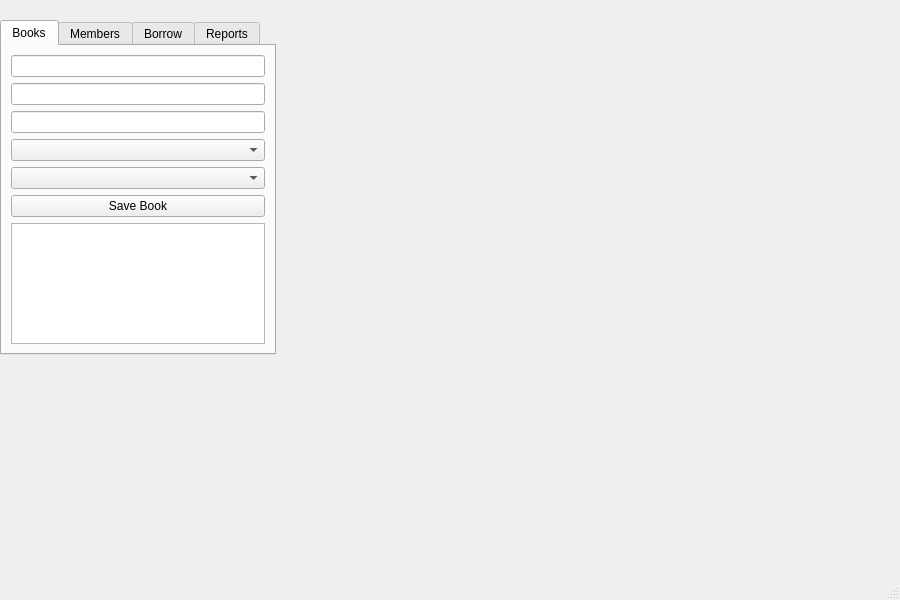
<?xml version="1.0" encoding="UTF-8"?>
<ui version="4.0">
 <class>MainWindow</class>
 <widget class="QMainWindow" name="MainWindow">
  <property name="geometry">
   <rect>
    <x>0</x>
    <y>0</y>
    <width>900</width>
    <height>600</height>
   </rect>
  </property>
  <property name="minimumSize">
   <size>
    <width>900</width>
    <height>600</height>
   </size>
  </property>
  <property name="windowTitle">
   <string>MainWindow</string>
  </property>
  <widget class="QWidget" name="centralwidget">
   <widget class="QTabWidget" name="tabWidget">
    <property name="geometry">
     <rect>
      <x>0</x>
      <y>20</y>
      <width>276</width>
      <height>335</height>
     </rect>
    </property>
    <property name="currentIndex">
     <number>0</number>
    </property>
    <widget class="QWidget" name="tab">
     <attribute name="title">
      <string>Books</string>
     </attribute>
     <layout class="QVBoxLayout" name="verticalLayout">
      <item>
       <widget class="QLineEdit" name="lineEditTitle"/>
      </item>
      <item>
       <widget class="QLineEdit" name="lineEditIsbn"/>
      </item>
      <item>
       <widget class="QLineEdit" name="lineEditCopies"/>
      </item>
      <item>
       <widget class="QComboBox" name="comboAuthor"/>
      </item>
      <item>
       <widget class="QComboBox" name="comboCategory"/>
      </item>
      <item>
       <widget class="QPushButton" name="btnSaveBook">
        <property name="text">
         <string>Save Book</string>
        </property>
       </widget>
      </item>
      <item>
       <widget class="QTableView" name="booksTableView"/>
      </item>
     </layout>
    </widget>
    <widget class="QWidget" name="tab_3">
     <attribute name="title">
      <string>Members</string>
     </attribute>
     <layout class="QVBoxLayout" name="verticalLayout_2">
      <item>
       <widget class="QTableView" name="membersTableView"/>
      </item>
     </layout>
    </widget>
    <widget class="QWidget" name="tab_4">
     <attribute name="title">
      <string>Borrow</string>
     </attribute>
     <layout class="QFormLayout" name="formLayout">
      <item row="0" column="0">
       <widget class="QComboBox" name="comboMember"/>
      </item>
      <item row="0" column="1">
       <widget class="QComboBox" name="comboBook"/>
      </item>
      <item row="2" column="0" colspan="2">
       <widget class="QDateEdit" name="dateBorrow"/>
      </item>
      <item row="4" column="0">
       <widget class="QPushButton" name="btnBorrow">
        <property name="text">
         <string>Borrow Book</string>
        </property>
       </widget>
      </item>
      <item row="4" column="1">
       <widget class="QPushButton" name="btnReturn">
        <property name="text">
         <string>Return Selected</string>
        </property>
       </widget>
      </item>
      <item row="6" column="0" colspan="2">
       <widget class="QTableView" name="borrowTableView"/>
      </item>
      <item row="3" column="0" colspan="2">
       <widget class="QDateEdit" name="dateDue"/>
      </item>
     </layout>
    </widget>
    <widget class="QWidget" name="tab_2">
     <attribute name="title">
      <string>Reports</string>
     </attribute>
     <layout class="QFormLayout" name="formLayout_2">
      <item row="0" column="0">
       <widget class="QComboBox" name="comboReportType"/>
      </item>
      <item row="1" column="0">
       <widget class="QPushButton" name="btnRunReport">
        <property name="text">
         <string>Run Report</string>
        </property>
       </widget>
      </item>
      <item row="2" column="0">
       <widget class="QTableView" name="reportsTableView"/>
      </item>
     </layout>
    </widget>
   </widget>
  </widget>
  <widget class="QMenuBar" name="menubar">
   <property name="geometry">
    <rect>
     <x>0</x>
     <y>0</y>
     <width>900</width>
     <height>17</height>
    </rect>
   </property>
  </widget>
  <widget class="QStatusBar" name="statusbar"/>
 </widget>
 <resources/>
 <connections/>
</ui>
